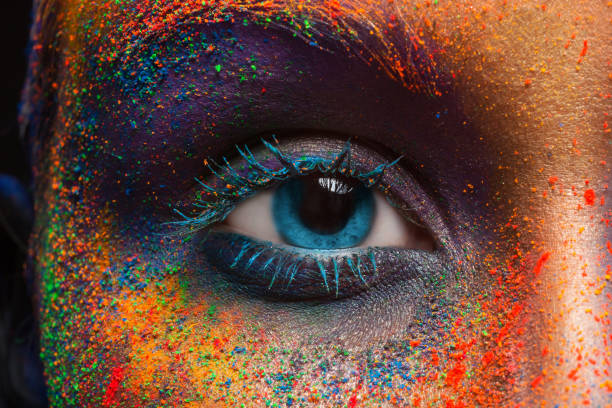
#> input picture Module 17_ Visionary Al- Computer Vision with OpenCV/Edge detection & Filtering with open CV/EYES.jpg, 612 x 408 px
$ python CV4mainA4.py   (older library calls are emulated)
#> lines starting #> are read from the running program, lines starting #| are printed output that depends on the picture
import cv2
import numpy as np
import matplotlib.pyplot as plt


def show(title, img, gray=False):
    plt.figure(figsize=(6, 6))

    if gray:
        plt.imshow(img, cmap='gray')
    else:
        plt.imshow(cv2.cvtColor(img, cv2.COLOR_BGR2RGB))

    plt.title(title)
    plt.axis('off')
    plt.show()


def interactive_edges(image_path):
#> called with image_path = 'EYES.jpg'
    img = cv2.imread(image_path)
#> img is the input picture: shape (408, 612, 3); mean B, G, R 59.2, 72.5, 105.7

    if img is None:
        print("Error: Image not found in the server")
        return

    gray = cv2.cvtColor(img, cv2.COLOR_BGR2GRAY)
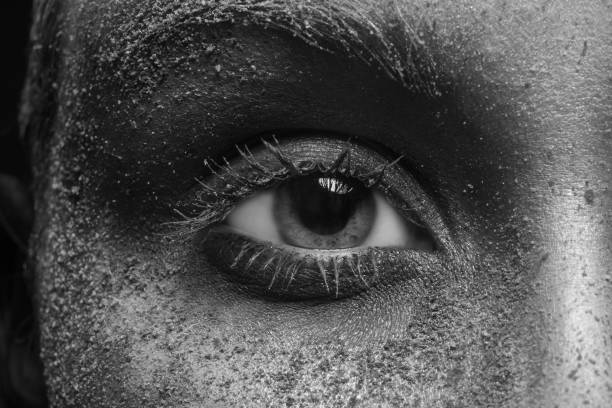
#> gray: shape (408, 612); min 1, max 247, mean 80.9

    show("Grayscale", gray, gray=True)

    menu = {
        "1": "Sobel",
        "2": "Canny",
        "3": "Laplacian",
        "4": "Exit"
    }
    while True:
        print("\nOptions")

        for k, v in menu.items():
            print(f"{k}. {v}")
        choice = input("Enter your preferred choice: ")

        if choice == "1":
            sx = cv2.Sobel(gray, cv2.CV_64F, 1, 0, 3)
            sy = cv2.Sobel(gray, cv2.CV_64F, 0, 1, 3)
            sobel = cv2.bitwise_or(sx.astype(np.uint8),sy.astype(np.uint8))
            show("Sobel Edge Detection", sobel, gray=True)

        elif choice == "2":
            edges = cv2.Canny(gray, 100, 200)
            show("Canny", edges, gray=True)

        elif choice == "3":
            lap = cv2.Laplacian(gray, cv2.CV_64F)
            show("Laplacian",np.abs(lap).astype(np.uint8),gray=True)

        elif choice == "4":
            print("Exiting...")
            break

        else:
            print("Invalid choice")
#> this loop made 7 passes; the answer given on pass 1: 1
#> pass 1, in interactive_edges, `sx = cv2.Sobel(gray, cv2.CV_64F, 1, 0, 3)`:
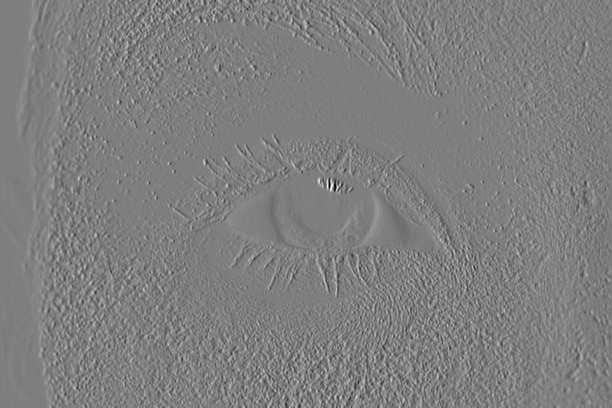
#> sx: shape (408, 612) float64; min -724, max 731, mean 1.5; drawn with min black and max white
#> pass 1, in interactive_edges, `sy = cv2.Sobel(gray, cv2.CV_64F, 0, 1, 3)`:
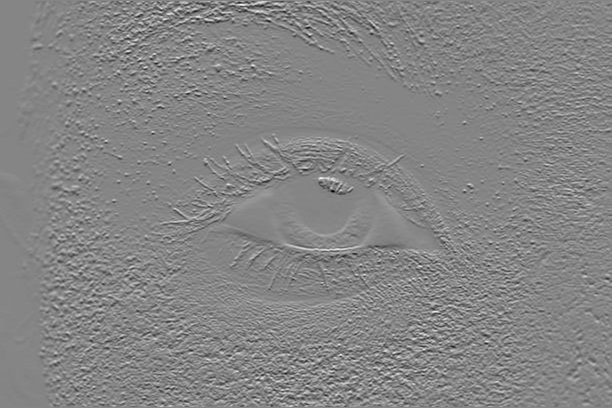
#> sy: shape (408, 612) float64; min -638, max 584, mean 0.1; drawn with min black and max white
#> pass 1, in interactive_edges, `sobel = cv2.bitwise_or(sx.astype(np.uint8),sy.astype(np.uint8))`:
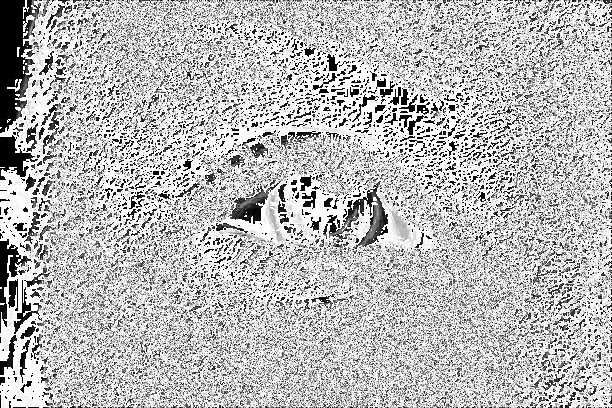
#> sobel: shape (408, 612); min 0, max 255, mean 185.2

#> (the run stopped early here; a loop or call above may not have finished)

$ run again, with Module 17_ Visionary Al- Computer Vision with OpenCV/Edge detection & Filtering with open CV/beautiful-and-inspiring-picture-detailing-a-bright-hot-air-balloon-over-river-pure-cozy-perfect-for-crea.jpeg copied over Module 17_ Visionary Al- Computer Vision with OpenCV/Edge detection & Filtering with open CV/EYES.jpg
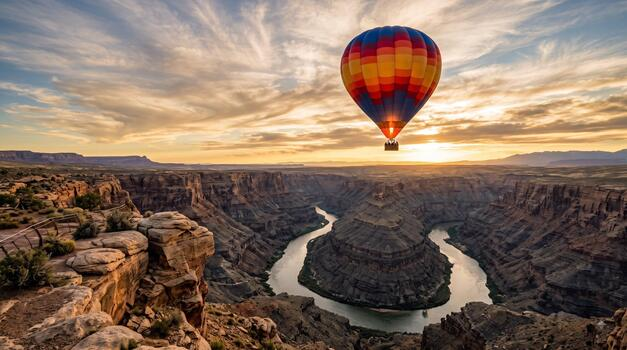
#> input picture Module 17_ Visionary Al- Computer Vision with OpenCV/Edge detection & Filtering with open CV/beautiful-and-inspiring-picture-detailing-a-bright-hot-air-balloon-over-river-pure-cozy-perfect-for-crea.jpeg, 627 x 350 px
#> in interactive_edges, img is the input picture: shape (350, 627, 3); mean B, G, R 96.7, 112.3, 133.5
#> the loop in interactive_edges, `while True:` made 7 passes; the answer given on pass 1: 1
#> pass 1, in interactive_edges, `sy = cv2.Sobel(gray, cv2.CV_64F, 0, 1, 3)`:
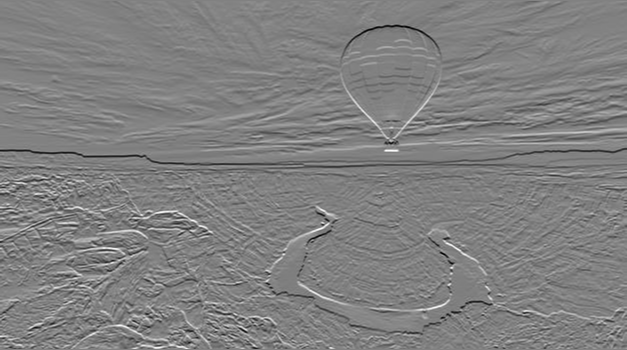
#> sy: shape (350, 627) float64; min -666, max 650, mean -2.1; drawn with min black and max white
#> pass 1, in interactive_edges, `sobel = cv2.bitwise_or(sx.astype(np.uint8),sy.astype(np.uint8))`:
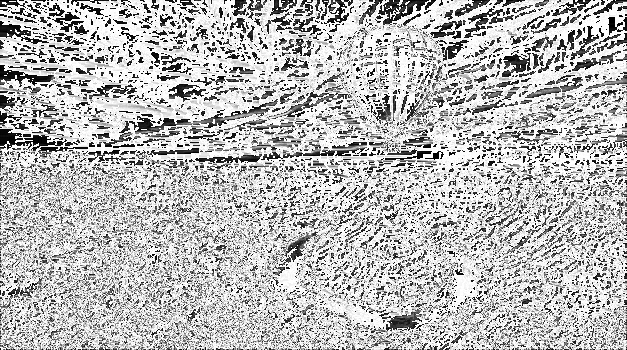
#> sobel: shape (350, 627); min 0, max 255, mean 185
